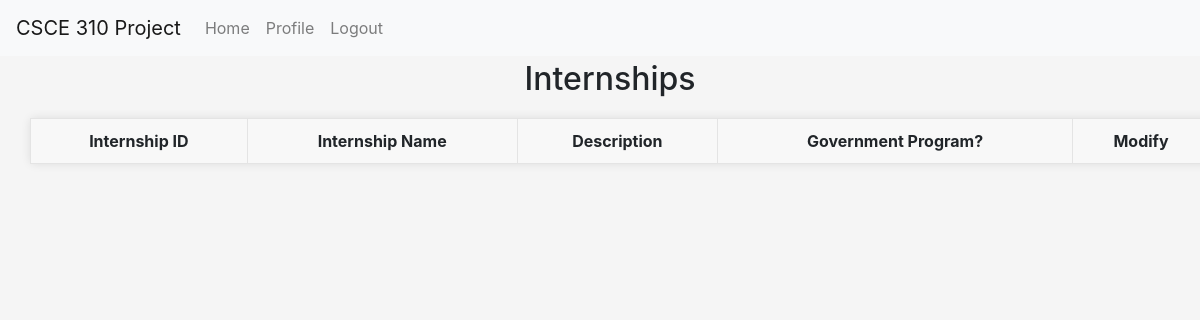
/internship/view_all_internships (signed in), run on an earlier commit of the app's database.
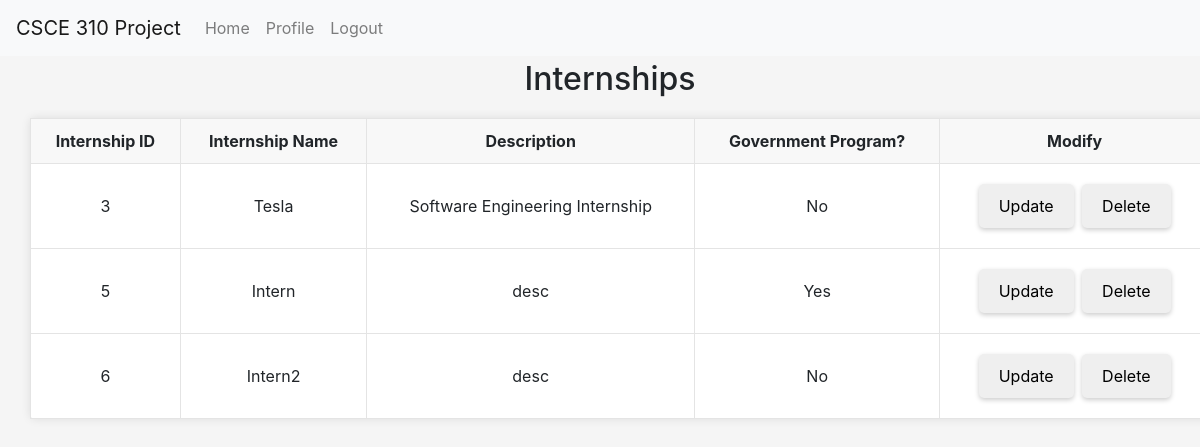
And on a later commit of the database.
### tables this page shows
CREATE TABLE Internship (
                    Intern_ID INTEGER PRIMARY KEY AUTOINCREMENT,
                    Name VARCHAR,
                    Description VARCHAR,
                    Is_Gov BINARY
                    );

### routes/intern.py (the view)
@intern_bp.route('/view_all_internships', methods=['GET'])
@login_required
def view_all_internships():
    conn = get_db_connection()
    intern = conn.execute('SELECT * FROM Internship').fetchall()
    conn.close()
    return render_template('admin/view_all_internships.html', interns=intern)

### app.py (called while the page is built)
@login_manager.user_loader
def load_user(UIN):
    return User(UIN)

### db.py (called while the page is built)
def get_db_connection():
    conn = sqlite3.connect('database.db')
    conn.row_factory = sqlite3.Row
    return conn

### templates/admin/view_all_internships.html (shortened to what this page needs)
<!DOCTYPE html>
<html lang="en">
<head>
  <link rel="stylesheet" href="https://stackpath.bootstrapcdn.com/bootstrap/4.3.1/css/bootstrap.min.css">
  <link rel="stylesheet" href="../../static/general.css">
  <link rel="stylesheet" href="../../static/admin_home.css">
</head>
<body>
    <nav class="navbar navbar-expand-lg navbar-light bg-light fixed-top">
      <a class="navbar-brand" href="#">CSCE 310 Project</a>
      <div class="collapse navbar-collapse" id="navbarNav">
          <ul class="navbar-nav">
              <li class="nav-item">
                  <a class="nav-link" href="/">Home</a>
              </li>
              <li class="nav-item">
                  <a class="nav-link" href="/profile">Profile</a>
              </li>
              <li class="nav-item">
                  <a class="nav-link" href="/logout">Logout</a>
              </li>
          </ul>
      </div>
  </nav>
  <h2>Internships</h2>
  <table>
    <tr>
      <th>Internship ID</th>
      <th>Internship Name</th>
      <th>Description</th>
      <th>Government Program?</th>
      <th>Modify</th>
    </tr>
    {% for intern in interns %}
        <tr>
          <td>{{ intern.Intern_ID }}</td>
          <td>{{ intern.Name }}</td>
          <td>{{ intern.Description }}</td>
          <td>{{ intern.is_gov }}</td>
          <td>
            <a href="{{ url_for('intern_bp.update_intern_basic', Intern_ID=intern.Intern_ID) }}">
              <button>Update</button>
            </a>
            <button onclick="deleteIntern({{intern.Intern_ID}})">Delete</button>
          </td>
        </tr>
        {% endfor %}
  </table>
</body>
</html>

What changed in the data, as far as the page shows it:
added Internship: Intern_ID "3", Name "Tesla", Description "Software Engineering Internship", is_gov "No"
added Internship: Intern_ID "5", Name "Intern", Description "desc", is_gov "Yes"
added Internship: Intern_ID "6", Name "Intern2", Description "desc", is_gov "No"
